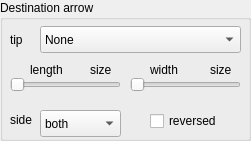
    <widget class="QGroupBox" name="groupBox_11">
     <property name="geometry">
      <rect>
       <x>280</x>
       <y>690</y>
       <width>251</width>
       <height>141</height>
      </rect>
     </property>
     <property name="title">
      <string>Destination arrow</string>
     </property>
     <widget class="QLabel" name="label_119">
      <property name="geometry">
       <rect>
        <x>10</x>
        <y>20</y>
        <width>21</width>
        <height>41</height>
       </rect>
      </property>
      <property name="focusPolicy">
       <enum>Qt::ClickFocus</enum>
      </property>
      <property name="text">
       <string>tip</string>
      </property>
     </widget>
     <widget class="QSlider" name="pol_hslider_d_arrow_length">
      <property name="geometry">
       <rect>
        <x>10</x>
        <y>70</y>
        <width>111</width>
        <height>29</height>
       </rect>
      </property>
      <property name="focusPolicy">
       <enum>Qt::ClickFocus</enum>
      </property>
      <property name="maximum">
       <number>32</number>
      </property>
      <property name="singleStep">
       <number>1</number>
      </property>
      <property name="value">
       <number>0</number>
      </property>
      <property name="orientation">
       <enum>Qt::Horizontal</enum>
      </property>
     </widget>
     <widget class="QSlider" name="pol_hslider_d_arrow_width">
      <property name="geometry">
       <rect>
        <x>130</x>
        <y>70</y>
        <width>111</width>
        <height>29</height>
       </rect>
      </property>
      <property name="focusPolicy">
       <enum>Qt::ClickFocus</enum>
      </property>
      <property name="maximum">
       <number>32</number>
      </property>
      <property name="singleStep">
       <number>1</number>
      </property>
      <property name="value">
       <number>0</number>
      </property>
      <property name="orientation">
       <enum>Qt::Horizontal</enum>
      </property>
     </widget>
     <widget class="QLabel" name="label_120">
      <property name="geometry">
       <rect>
        <x>150</x>
        <y>60</y>
        <width>41</width>
        <height>20</height>
       </rect>
      </property>
      <property name="focusPolicy">
       <enum>Qt::ClickFocus</enum>
      </property>
      <property name="text">
       <string>width</string>
      </property>
     </widget>
     <widget class="QLabel" name="pol_label_d_arrow_width">
      <property name="geometry">
       <rect>
        <x>210</x>
        <y>60</y>
        <width>31</width>
        <height>20</height>
       </rect>
      </property>
      <property name="focusPolicy">
       <enum>Qt::ClickFocus</enum>
      </property>
      <property name="text">
       <string>size</string>
      </property>
     </widget>
     <widget class="QLabel" name="pol_label_d_arrow_length">
      <property name="geometry">
       <rect>
        <x>90</x>
        <y>60</y>
        <width>31</width>
        <height>20</height>
       </rect>
      </property>
      <property name="focusPolicy">
       <enum>Qt::ClickFocus</enum>
      </property>
      <property name="text">
       <string>size</string>
      </property>
     </widget>
     <widget class="QComboBox" name="pol_cb_selector_d_arrow_side">
      <property name="geometry">
       <rect>
        <x>40</x>
        <y>110</y>
        <width>81</width>
        <height>27</height>
       </rect>
      </property>
      <property name="focusPolicy">
       <enum>Qt::ClickFocus</enum>
      </property>
      <item>
       <property name="text">
        <string>both</string>
       </property>
      </item>
      <item>
       <property name="text">
        <string>left</string>
       </property>
      </item>
      <item>
       <property name="text">
        <string>right</string>
       </property>
      </item>
     </widget>
     <widget class="QLabel" name="label_121">
      <property name="geometry">
       <rect>
        <x>10</x>
        <y>100</y>
        <width>31</width>
        <height>41</height>
       </rect>
      </property>
      <property name="focusPolicy">
       <enum>Qt::ClickFocus</enum>
      </property>
      <property name="text">
       <string>side</string>
      </property>
     </widget>
     <widget class="QCheckBox" name="pol_checkb_d_arrow_reversed">
      <property name="geometry">
       <rect>
        <x>150</x>
        <y>110</y>
        <width>91</width>
        <height>22</height>
       </rect>
      </property>
      <property name="text">
       <string>reversed</string>
      </property>
     </widget>
     <widget class="QLabel" name="label_122">
      <property name="geometry">
       <rect>
        <x>30</x>
        <y>60</y>
        <width>51</width>
        <height>20</height>
       </rect>
      </property>
      <property name="focusPolicy">
       <enum>Qt::ClickFocus</enum>
      </property>
      <property name="text">
       <string>length</string>
      </property>
     </widget>
     <widget class="QComboBox" name="pol_cb_selector_d_arrow_tip">
      <property name="geometry">
       <rect>
        <x>40</x>
        <y>26</y>
        <width>201</width>
        <height>27</height>
       </rect>
      </property>
      <property name="focusPolicy">
       <enum>Qt::ClickFocus</enum>
      </property>
      <item>
       <property name="text">
        <string>None</string>
       </property>
      </item>
      <item>
       <property name="text">
        <string>stealth</string>
       </property>
      </item>
      <item>
       <property name="text">
        <string>stealth round</string>
       </property>
      </item>
      <item>
       <property name="text">
        <string>stealth open</string>
       </property>
      </item>
      <item>
       <property name="text">
        <string>stealth open round</string>
       </property>
      </item>
      <item>
       <property name="text">
        <string>&lt;</string>
       </property>
      </item>
      <item>
       <property name="text">
        <string>&gt;</string>
       </property>
      </item>
      <item>
       <property name="text">
        <string>latex</string>
       </property>
      </item>
      <item>
       <property name="text">
        <string>latex round</string>
       </property>
      </item>
      <item>
       <property name="text">
        <string>latex open</string>
       </property>
      </item>
      <item>
       <property name="text">
        <string>latex open round</string>
       </property>
      </item>
      <item>
       <property name="text">
        <string>to / classical tikz rightarrow</string>
       </property>
      </item>
      <item>
       <property name="text">
        <string>computer modern rightarrow</string>
       </property>
      </item>
      <item>
       <property name="text">
        <string>implies</string>
       </property>
      </item>
      <item>
       <property name="text">
        <string>butt cap</string>
       </property>
      </item>
      <item>
       <property name="text">
        <string>fast round</string>
       </property>
      </item>
      <item>
       <property name="text">
        <string>fast triangle</string>
       </property>
      </item>
      <item>
       <property name="text">
        <string>round cap</string>
       </property>
      </item>
      <item>
       <property name="text">
        <string>triangle cap</string>
       </property>
      </item>
      <item>
       <property name="text">
        <string>circle</string>
       </property>
      </item>
      <item>
       <property name="text">
        <string>circle open</string>
       </property>
      </item>
      <item>
       <property name="text">
        <string>diamond</string>
       </property>
      </item>
      <item>
       <property name="text">
        <string>diamond open</string>
       </property>
      </item>
      <item>
       <property name="text">
        <string>ellipse</string>
       </property>
      </item>
      <item>
       <property name="text">
        <string>ellipse open</string>
       </property>
      </item>
      <item>
       <property name="text">
        <string>kite</string>
       </property>
      </item>
      <item>
       <property name="text">
        <string>kite open</string>
       </property>
      </item>
      <item>
       <property name="text">
        <string>rectangle</string>
       </property>
      </item>
      <item>
       <property name="text">
        <string>rectangle open</string>
       </property>
      </item>
      <item>
       <property name="text">
        <string>square</string>
       </property>
      </item>
      <item>
       <property name="text">
        <string>square open</string>
       </property>
      </item>
      <item>
       <property name="text">
        <string>triangle</string>
       </property>
      </item>
      <item>
       <property name="text">
        <string>triangle open</string>
       </property>
      </item>
      <item>
       <property name="text">
        <string>turned square</string>
       </property>
      </item>
      <item>
       <property name="text">
        <string>turned square open</string>
       </property>
      </item>
      <item>
       <property name="text">
        <string>arc barb</string>
       </property>
      </item>
      <item>
       <property name="text">
        <string>bar</string>
       </property>
      </item>
      <item>
       <property name="text">
        <string>bracket</string>
       </property>
      </item>
      <item>
       <property name="text">
        <string>hooks</string>
       </property>
      </item>
      <item>
       <property name="text">
        <string>parenthesis</string>
       </property>
      </item>
      <item>
       <property name="text">
        <string>straight barb</string>
       </property>
      </item>
      <item>
       <property name="text">
        <string>tee barb</string>
       </property>
      </item>
     </widget>
    </widget>
